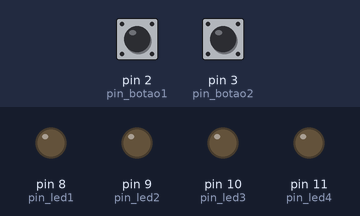
A sketch run on a simulated Arduino Uno, built with avr-gcc and run on an emulated ATmega328P. Shown: output pins drawn as LEDs (lit = HIGH). The inputs (shaded band) are chosen by the test bench; at power-on: pin 2 (pin_botao1) LOW, pin 3 (pin_botao2) LOW.

Above: at 1.2 s.
1.3 s: pin 2 (pin_botao1) pulled HIGH for 0.15 s
At 2.1 s:
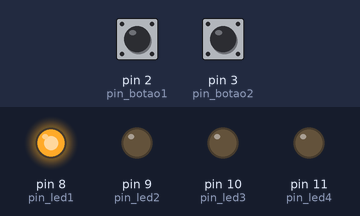
2.9 s: pin 2 (pin_botao1) pulled HIGH for 1 s
At 3.3 s:
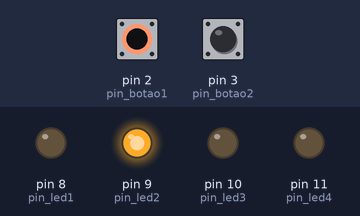
5.4 s: pin 2 (pin_botao1) pulled HIGH for 0.15 s
At 6.5 s:
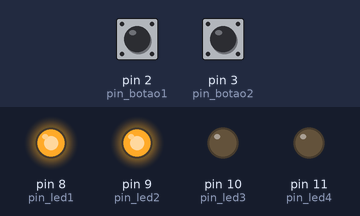
7.0 s: pin 2 (pin_botao1) pulled HIGH for 3.2 s
At 7.7 s:
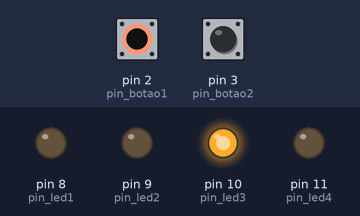
11.7 s: pin 2 (pin_botao1) pulled HIGH for 0.15 s
At 12.4 s:
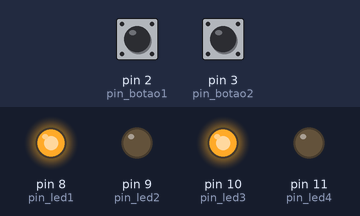
13.3 s: pin 2 (pin_botao1) pulled HIGH for 1 s
At 13.7 s:
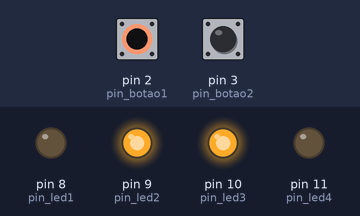
Timing chart, 0 to 16.3 s (numbered marks = the images above; inputs shaded):
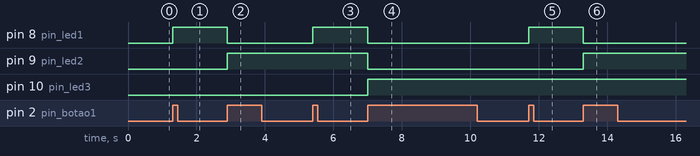

The sketch:

contador_com_led.ino
```cpp
#define pin_led1 8
#define pin_led2 9
#define pin_led3 10
#define pin_led4 11
#define pin_botao1 2
#define pin_botao2 3

int cont1 = 0;
int cont2 = 0;
int cont3 = 0;
int cont4 = 0;
int tic1 = 0;
int tic2 = 0;

void setup() {
  pinMode(pin_led1, OUTPUT);
  pinMode(pin_led2, OUTPUT);
  pinMode(pin_led3, OUTPUT);
  pinMode(pin_led4, OUTPUT);
  pinMode(pin_botao1, INPUT);
  pinMode(pin_botao2, INPUT);
  Serial.begin(9600);
}

void loop() {
  // put your main code here, to run repeatedly:
  bool botao1 = digitalRead(pin_botao1);
  bool botao2 = digitalRead(pin_botao2);


if (botao1 == 1 && tic1 == 0) {
    cont1 += 1;
    tic1 += 1;
 }
if(cont1 == 2){
cont1 -= 2;
cont2 += 1;
    }
if(cont2 == 2){
cont2 -= 2;
cont3 += 1;
}
if(cont3 == 2){
cont3 -= 2;
 cont4 += 1;
 }
if(cont4 == 2){
cont1 = 1;
cont2 = 1;
cont3 = 1;
cont4 = 1;
}

if (botao1 == 0) {
    tic1 = 0;
}

if (botao2 == 1 && tic2 == 0) {
    cont4 -= 1;
    tic2 += 1;
 }
if(cont4 == -1){
cont4 += 1;
cont1 -= 1;
    }
if(cont3 == -1){
cont3 += 1;
cont2 -= 1;
}
if(cont2 == -1){
cont2 += 1;
 cont1 -= 1;
 }
if(cont1 == 2){
cont1 = 0;
cont2 = 0;
cont3 = 0;
cont4 = 0;
}

if (botao2 == 0) {
    tic2 = 0;
}


  if (botao2 == 0) {
    tic2 = 0;
  }
  if (cont1 == 1){
    digitalWrite(pin_led1, 1);
  }else{
    digitalWrite(pin_led1, 0);
  }
  if (cont2 == 1){
    digitalWrite(pin_led2, 1);
  }else{
    digitalWrite(pin_led2, 0);
  }
  if (cont3 == 1){
    digitalWrite(pin_led3, 1);
  }else{
    digitalWrite(pin_led3, 0);
  }
  if (cont4 == 1){
    digitalWrite(pin_led4, 1);
  }else{
    digitalWrite(pin_led4, 0);
  }
}
```

Measured:
- after the input at 1.3 s, pin 8 (pin_led1): LOW → HIGH at once
- after the input at 2.9 s, pin 8 (pin_led1): HIGH → LOW at once; pin 9 (pin_led2): LOW → HIGH at once
- after the input at 5.4 s, pin 8 (pin_led1): LOW → HIGH at once
- after the input at 7.0 s, pin 8 (pin_led1), pin 9 (pin_led2): HIGH → LOW at once; pin 10 (pin_led3): LOW → HIGH at once
- after the input at 11.7 s, pin 8 (pin_led1): LOW → HIGH at once
- after the input at 13.3 s, pin 8 (pin_led1): HIGH → LOW at once; pin 9 (pin_led2): LOW → HIGH at once
